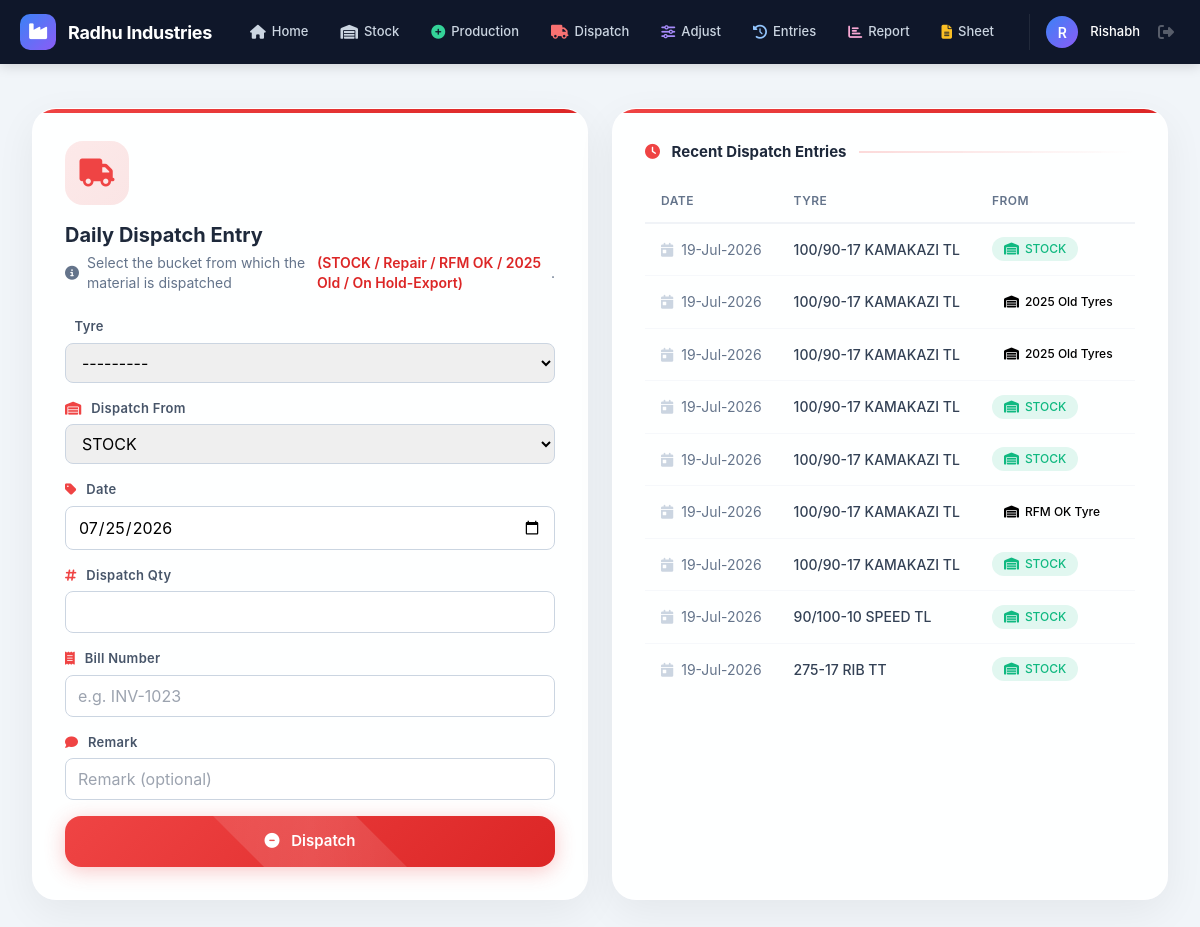
/tyre/dispatch/add/ (signed in), run on an earlier commit of the app's database.
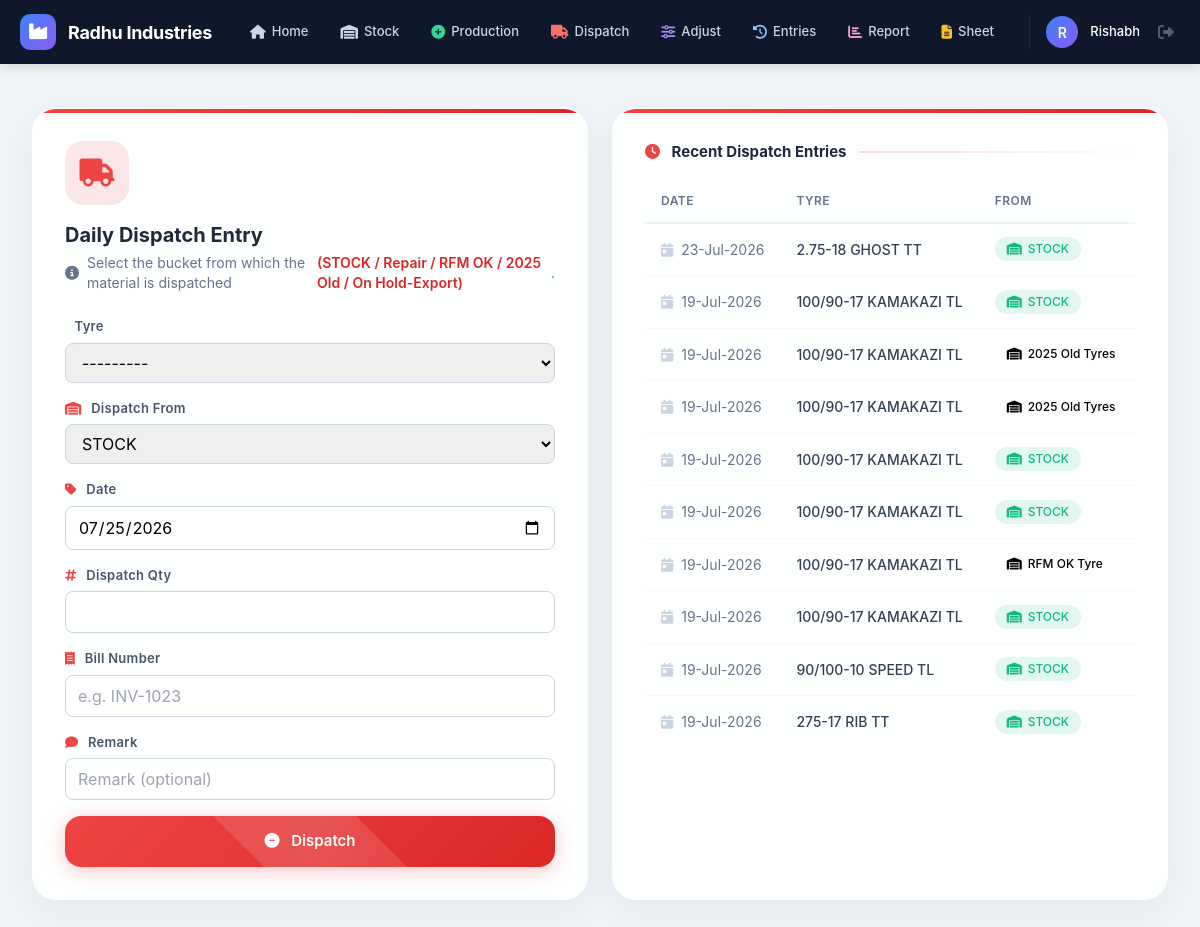
And on a later commit of the database.
### stock/models.py (models this page shows, shortened)
class DailyEntry(models.Model):
    tyre_item = models.ForeignKey(TyreItem, on_delete=models.CASCADE, related_name="entries")
    entry_type = models.CharField(max_length=15, choices=ENTRY_TYPE_CHOICES)
    bucket = models.CharField(max_length=25, choices=BUCKET_CHOICES, default="stock")
    quantity = models.IntegerField(help_text="Enter positive quantity")
    date = models.DateField()
    bill_number = models.CharField(max_length=50, blank=True)
    remark = models.CharField(max_length=255, blank=True)
    actual_weight = models.DecimalField(
        "Actual Weight (KG)", max_digits=8, decimal_places=2, null=True, blank=True,
        help_text="Sirf production entries ke liye — is batch ka asli tola hua weight (optional)"
    )
    all_curing = models.IntegerField("All Curing", default=0, help_text="Aaj total kitna tyre bana (sab grade milaake)")
    production_tyre = models.IntegerField("Production Tyre", default=0, help_text="Pichla/beech mein reh gaya jo aaj complete hua")
    repair = models.IntegerField("Repair", default=0, help_text="Bana lekin repair mein chala gaya")
    second_grade = models.IntegerField("2nd Grade", default=0)
    third_grade = models.IntegerField("3rd Grade", default=0)
    lose_tyre = models.IntegerField("Lose Tyre", default=0, help_text="Bana lekin abhi pack nahi hua")
    user = models.ForeignKey(User, on_delete=models.SET_NULL, null=True, related_name="stock_entries")
    created_at = models.DateTimeField(auto_now_add=True)
    class Meta:
        ordering = ["-date", "-created_at"]

class TyreItem(models.Model):
    tyre = models.CharField("TYRE", max_length=50)
    pattern = models.CharField("PATTERN", max_length=80)
    type = models.CharField("TYPE", max_length=20)  # TT / TL
    weight = models.DecimalField(
        "Standard Weight (KG per tyre)", max_digits=6, decimal_places=2, default=0,
        help_text="Ek tyre ka standard/expected weight (KG mein)"
    )
    repair_tyre_stock = models.IntegerField("Repair Tyre Stock", default=0)
    rfm_ok_tyre = models.IntegerField("RFM OK Tyre", default=0)
    old_tyres_2025 = models.IntegerField("2025 Old Tyres", default=0)
    stock = models.IntegerField("STOCK", default=0)
    on_hold_export = models.IntegerField("On hold for Export / OR", default=0)
    is_active = models.BooleanField(default=True)
    created_at = models.DateTimeField(auto_now_add=True)
    class Meta:
        ordering = ["tyre", "pattern", "type"]
        unique_together = ("tyre", "pattern", "type")
    def __str__(self):
        return f"{self.tyre} {self.pattern} {self.type}"

### stock/views.py (the view, shortened to what this page needs)
# urls.py: path("dispatch/add/", views.add_dispatch, name="add_dispatch"),
@login_required
def add_dispatch(request):
    form = DispatchEntryForm(request.POST or None, initial={"date": datetime.date.today()})
    recent = DailyEntry.objects.filter(entry_type="dispatch").select_related("tyre_item", "user")[:15]
    return render(request, "stock/add_dispatch.html", {"form": form, "recent": recent})

### stock/forms.py
class DispatchEntryForm(forms.Form):
    tyre_item = forms.ModelChoiceField(
        queryset=TyreItem.objects.filter(is_active=True), label="Tyre",
        widget=forms.Select(attrs={"class": INPUT_CLS}))
    bucket = forms.ChoiceField(choices=BUCKET_CHOICES, label="Dispatch From",
        widget=forms.Select(attrs={"class": INPUT_CLS}))
    date = forms.DateField(widget=forms.DateInput(attrs={"type": "date", "class": INPUT_CLS}))
    quantity = forms.IntegerField(min_value=1, label="Dispatch Qty",
        widget=forms.NumberInput(attrs={"class": INPUT_CLS}))
    bill_number = forms.CharField(required=True, label="Bill Number",
        widget=forms.TextInput(attrs={"placeholder": "e.g. INV-1023", "class": INPUT_CLS}))
    remark = forms.CharField(required=False,
        widget=forms.TextInput(attrs={"placeholder": "Remark (optional)", "class": INPUT_CLS}))

### templates/stock/add_dispatch.html (shortened to what this page needs)
{% extends "stock/base.html" %}
{% block content %}
{% load static %}
<div class="dispatch-container">
    <div class="grid md:grid-cols-2 gap-6">
        <div class="dispatch-card">
            <div class="dispatch-icon">
                <i class="fas fa-truck"></i>
            </div>
            <h1 class="text-xl font-bold text-slate-800 mb-1">Daily Dispatch Entry</h1>
            <p class="text-sm text-slate-500 mb-6 flex items-center gap-2">
                <i class="fas fa-info-circle"></i>
                Select the bucket from which the material is dispatched
                <span class="font-semibold text-red-600">(STOCK / Repair / RFM OK / 2025 Old / On Hold-Export)</span>.
            </p>
            <form method="post" class="space-y-4">
                {% for field in form %}
                <div>
                    <label class="form-label">
                        <i class="fas {% if 'tyre' in field.name %}fa-tire{% elif 'quantity' in field.name %}fa-hashtag{% elif 'bucket' in field.name %}fa-warehouse{% elif 'bill' in field.name %}fa-receipt{% elif 'remark' in field.name %}fa-comment{% else %}fa-tag{% endif %}"></i>
                        {{ field.label }}
                    </label>
                    {{ field }}
                </div>
                {% endfor %}
                <button type="submit" class="submit-btn">
                    <i class="fas fa-minus-circle mr-2"></i>
                    Dispatch
                </button>
            </form>
        </div>
        <div class="dispatch-card">
            <div class="section-title">
                <h2>
                    <i class="fas fa-clock text-red-500 mr-2"></i>
                    Recent Dispatch Entries
                </h2>
                <div class="line"></div>
            </div>
            <div class="table-container">
                <table class="recent-table">
                    <thead>
                        <tr>
                            <th>Date</th>
                            <th>Tyre</th>
                            <th>From</th>
                        </tr>
                    </thead>
                    <tbody>
                        {% for e in recent %}
                        <tr>
                            <td class="text-slate-500">
                                <i class="fas fa-calendar-day mr-1 text-slate-300"></i>
                                {{ e.date|date:"d-M-Y" }}
                            </td>
                            <td class="font-medium text-slate-700">{{ e.tyre_item }}</td>
                            <td>
                                <span class="bucket-badge
                                    {% if e.bucket == 'stock' %}bucket-stock
                                    {% elif e.bucket == 'repair' %}bucket-repair
                                    {% elif e.bucket == 'rfm' %}bucket-rfm
                                    {% elif e.bucket == 'old' %}bucket-old
                                    {% elif e.bucket == 'hold' %}bucket-hold
                                    {% endif %}">
                                    <i class="fas fa-warehouse"></i>
                                    {{ e.get_bucket_display }}
                                </span>
                            </td>
                        </tr>
                        {% endfor %}
                    </tbody>
                </table>
            </div>
        </div>
    </div>
</div>
{% endblock %}

What changed in the data, as far as the page shows it:
added DailyEntry: date "23-Jul-2026", tyre_item "2.75-18 GHOST TT", bucket "STOCK"
